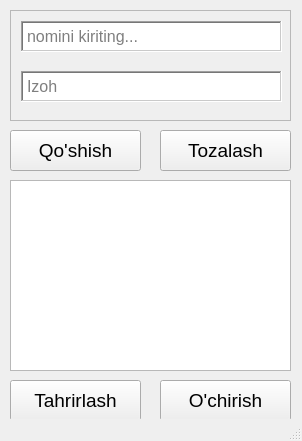
<?xml version="1.0" encoding="UTF-8"?>
<ui version="4.0">
 <class>MainWindow</class>
 <widget class="QMainWindow" name="MainWindow">
  <property name="geometry">
   <rect>
    <x>0</x>
    <y>0</y>
    <width>302</width>
    <height>441</height>
   </rect>
  </property>
  <property name="minimumSize">
   <size>
    <width>302</width>
    <height>441</height>
   </size>
  </property>
  <property name="maximumSize">
   <size>
    <width>302</width>
    <height>441</height>
   </size>
  </property>
  <property name="windowTitle">
   <string>O'lchov</string>
  </property>
  <widget class="QWidget" name="centralwidget">
   <widget class="QScrollArea" name="scrollArea">
    <property name="geometry">
     <rect>
      <x>10</x>
      <y>10</y>
      <width>281</width>
      <height>111</height>
     </rect>
    </property>
    <property name="widgetResizable">
     <bool>true</bool>
    </property>
    <widget class="QWidget" name="scrollAreaWidgetContents">
     <property name="geometry">
      <rect>
       <x>0</x>
       <y>0</y>
       <width>279</width>
       <height>109</height>
      </rect>
     </property>
     <widget class="QTextEdit" name="textEdit_4">
      <property name="geometry">
       <rect>
        <x>10</x>
        <y>10</y>
        <width>261</width>
        <height>31</height>
       </rect>
      </property>
      <property name="font">
       <font>
        <pointsize>12</pointsize>
       </font>
      </property>
      <property name="frameShape">
       <enum>QFrame::WinPanel</enum>
      </property>
      <property name="placeholderText">
       <string>nomini kiriting...</string>
      </property>
     </widget>
     <widget class="QTextEdit" name="textEdit_5">
      <property name="geometry">
       <rect>
        <x>10</x>
        <y>60</y>
        <width>261</width>
        <height>31</height>
       </rect>
      </property>
      <property name="font">
       <font>
        <pointsize>12</pointsize>
       </font>
      </property>
      <property name="frameShape">
       <enum>QFrame::WinPanel</enum>
      </property>
      <property name="placeholderText">
       <string>Izoh</string>
      </property>
     </widget>
    </widget>
   </widget>
   <widget class="QPushButton" name="pushButton">
    <property name="geometry">
     <rect>
      <x>10</x>
      <y>130</y>
      <width>131</width>
      <height>41</height>
     </rect>
    </property>
    <property name="font">
     <font>
      <pointsize>14</pointsize>
     </font>
    </property>
    <property name="text">
     <string>Qo'shish</string>
    </property>
    <property name="icon">
     <iconset>
      <normaloff>plus-circle-outline.png</normaloff>plus-circle-outline.png</iconset>
    </property>
    <property name="iconSize">
     <size>
      <width>24</width>
      <height>24</height>
     </size>
    </property>
   </widget>
   <widget class="QPushButton" name="pushButton_2">
    <property name="geometry">
     <rect>
      <x>160</x>
      <y>130</y>
      <width>131</width>
      <height>41</height>
     </rect>
    </property>
    <property name="font">
     <font>
      <pointsize>14</pointsize>
     </font>
    </property>
    <property name="text">
     <string>Tozalash</string>
    </property>
    <property name="icon">
     <iconset>
      <normaloff>close-thick.png</normaloff>close-thick.png</iconset>
    </property>
    <property name="iconSize">
     <size>
      <width>24</width>
      <height>24</height>
     </size>
    </property>
   </widget>
   <widget class="QTableWidget" name="tableWidget">
    <property name="geometry">
     <rect>
      <x>10</x>
      <y>180</y>
      <width>281</width>
      <height>191</height>
     </rect>
    </property>
   </widget>
   <widget class="QPushButton" name="pushButton_3">
    <property name="geometry">
     <rect>
      <x>160</x>
      <y>380</y>
      <width>131</width>
      <height>41</height>
     </rect>
    </property>
    <property name="font">
     <font>
      <pointsize>14</pointsize>
     </font>
    </property>
    <property name="text">
     <string>O'chirish</string>
    </property>
    <property name="icon">
     <iconset>
      <normaloff>delete.png</normaloff>delete.png</iconset>
    </property>
    <property name="iconSize">
     <size>
      <width>24</width>
      <height>24</height>
     </size>
    </property>
   </widget>
   <widget class="QPushButton" name="pushButton_4">
    <property name="geometry">
     <rect>
      <x>10</x>
      <y>380</y>
      <width>131</width>
      <height>41</height>
     </rect>
    </property>
    <property name="font">
     <font>
      <pointsize>14</pointsize>
     </font>
    </property>
    <property name="text">
     <string>Tahrirlash</string>
    </property>
    <property name="icon">
     <iconset>
      <normaloff>pencil.png</normaloff>pencil.png</iconset>
    </property>
    <property name="iconSize">
     <size>
      <width>24</width>
      <height>24</height>
     </size>
    </property>
   </widget>
  </widget>
  <widget class="QStatusBar" name="statusbar"/>
 </widget>
 <resources/>
 <connections/>
</ui>
